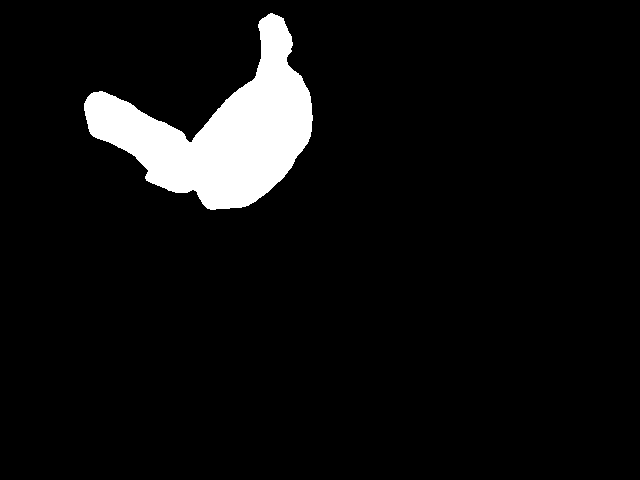
#> input picture Shadows/Assets/Scripts/Python/masked_image.png, 640 x 480 px
$ python contourVertices.py
#> lines starting #> are read from the running program, lines starting #| are printed output that depends on the picture; after the words box and inside, x2 and y2 are one past the last pixel; in counts of white or black regions, pixels touching at a corner belong together
import numpy as np
import cv2
from matplotlib import pyplot as plt

# read image
img = cv2.imread('masked_image.png')
#> img is the input picture: shape (480, 640, 3); 6.3% white; 1 white region, box (x1, y1, x2, y2) and area: (84, 13, 313, 210) 19386

# convert to grayscale
gray = cv2.cvtColor(img, cv2.COLOR_BGR2GRAY)
#> gray: shape (480, 640); 6.3% white; 1 white region

# apply thresholding
ret, thresh = cv2.threshold(gray, 127, 255, 0)

# find contours
contours, hierarchy = cv2.findContours(thresh, cv2.RETR_TREE, cv2.CHAIN_APPROX_SIMPLE)
#> contours = 1 contour; box (x1, y1, x2, y2) and area: (84, 13, 313, 210) 19050

print(contours)
#> (printed output is left out)

# draw contours on the original image
img_contours = cv2.drawContours(img.copy(), contours, -1, (255, 255, 0), 2)

# display results
plt.figure(figsize = (10, 5))
plt.subplot(1, 2, 1)
plt.imshow(cv2.cvtColor(img, cv2.COLOR_BGR2RGB))
plt.title('Original Image')
plt.axis('off')

plt.subplot(1, 2, 2)
plt.imshow(cv2.cvtColor(img_contours, cv2.COLOR_BGR2RGB))
plt.title('Contours')
plt.axis('off')

plt.show()
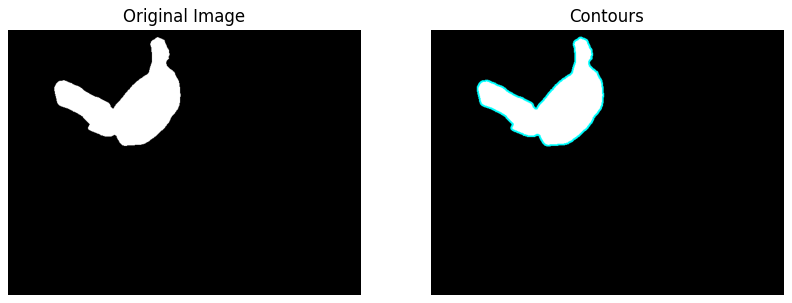
#> figure drawn by matplotlib, 2 panels
